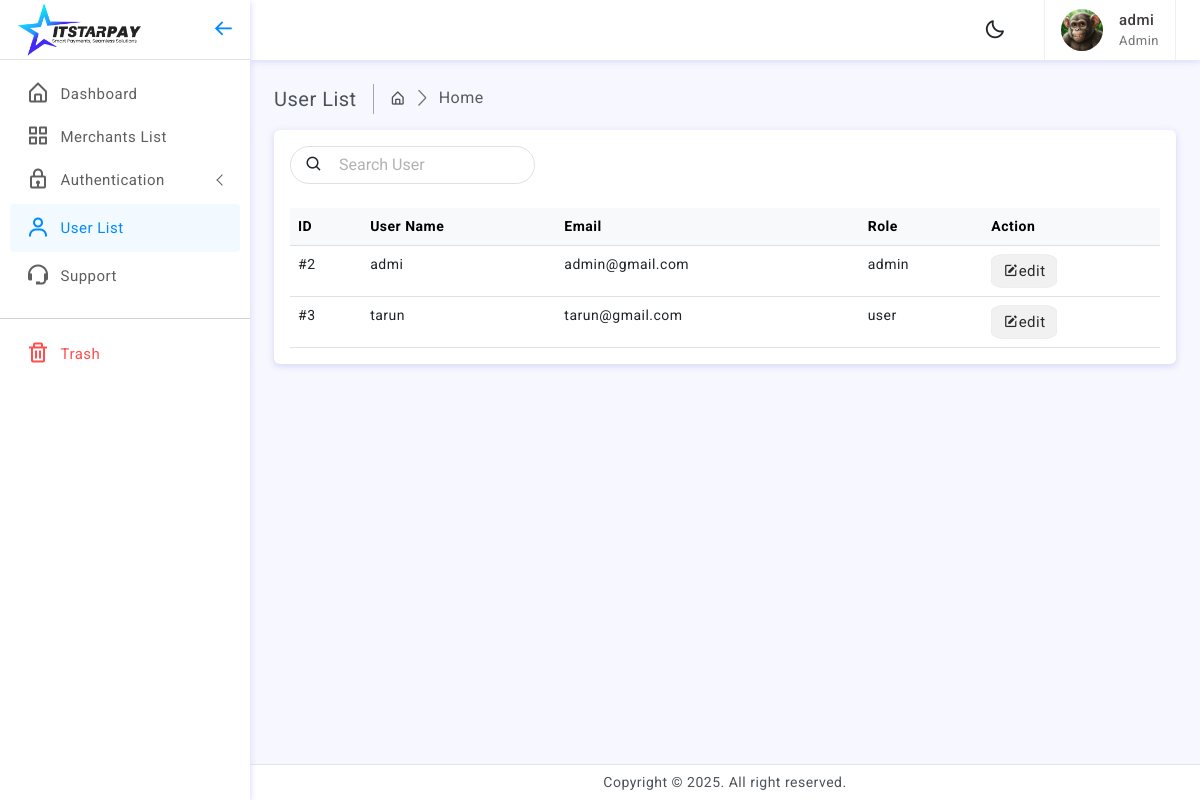
The page /user.php (signed in) on the database its author committed.
### tables this page shows
CREATE TABLE `users` (
  `id` int(11) NOT NULL,
  `username` varchar(100) NOT NULL,
  `email` varchar(255) NOT NULL,
  `password` varchar(255) NOT NULL,
  `created_at` timestamp NOT NULL DEFAULT current_timestamp(),
  `role` text NOT NULL DEFAULT 'user',
  `created_by` text NOT NULL
);

### user.php (the view, shortened to what this page needs)
<?php
include 'db.php';
$query = "SELECT id, username, email, role FROM users";
$result = mysqli_query($mysqli, $query);
?>
<?php include 'template/header.php'; ?>
<div class="wrapper">
	<?php include 'template/sidebar-header.php'; ?>
	<div class="page-wrapper">
		<div class="page-content">
			<div class="page-breadcrumb d-none d-sm-flex align-items-center mb-3">
				<div class="breadcrumb-title pe-3">User List</div>
				<div class="ps-3">
					<nav aria-label="breadcrumb">
						<ol class="breadcrumb mb-0 p-0">
							<li class="breadcrumb-item"><i class="bx bx-home-alt"></i></li>
							<li class="breadcrumb-item active" aria-current="page">Home</li>
						</ol>
					</nav>
				</div>
			</div>
			<div class="card">
				<div class="card-body">
					<div class="d-lg-flex align-items-center mb-4 gap-3">
						<div class="position-relative">
							<input type="text" class="form-control ps-5 radius-30" placeholder="Search User" id="searchInput">
							<span class="position-absolute top-50 product-show translate-middle-y">
								<i class="bx bx-search"></i>
							</span>
						</div>
					</div>
					<div class="table-responsive">
						<table class="table mb-0">
							<thead class="table-light">
								<tr>
									<th>ID</th>
									<th>User Name</th>
									<th>Email</th>
                                    <th>Role</th>
                                    <th>Action</th>
								</tr>
							</thead>
							<tbody id="userlist">
								<?php
								if ($result && mysqli_num_rows($result) > 0) {
									while ($row = mysqli_fetch_assoc($result)) {
										echo "<tr>
											<td>#{$row['id']}</td>
											<td>{$row['username']}</td>
											<td>{$row['email']}</td>
                                            <td>{$row['role']}</td>
                                            <td>
											<div class='d-flex order-actions'>
											<a href='update_user.php?id={$row['id']}' target='_blank'><i class='bx bxs-edit'></i>edit</a>
											</div>
										</td>
										</tr>";
									}
								} else {
									echo "<tr><td colspan='4'>No users found.</td></tr>";
								}
								?>
							</tbody>
						</table>
					</div>
				</div>
			</div>
		</div>
	</div>
	<?php include 'template/footer-copyright.php'; ?>
	<?php include 'template/footer.php'; ?>

### template/header.php (shortened to what this page needs)
<!doctype html>
<html lang="en">
<head>
	<link href="assets/plugins/vectormap/jquery-jvectormap-2.0.2.css" rel="stylesheet"/>
	<link href="assets/plugins/simplebar/css/simplebar.css" rel="stylesheet" />
	<link href="assets/plugins/perfect-scrollbar/css/perfect-scrollbar.css" rel="stylesheet" />
	<link href="assets/plugins/metismenu/css/metisMenu.min.css" rel="stylesheet"/>
	<link href="assets/css/pace.min.css" rel="stylesheet"/>
	<link href="assets/css/bootstrap.min.css" rel="stylesheet">
	<link href="assets/css/bootstrap-extended.css" rel="stylesheet">
	<link href="assets/css/app.css" rel="stylesheet">
	<link href="assets/css/icons.css" rel="stylesheet">
	<link rel="stylesheet" href="assets/css/dark-theme.css"/>
	<link rel="stylesheet" href="assets/css/semi-dark.css"/>
	<link rel="stylesheet" href="assets/css/header-colors.css"/>
</head>
<body>

### template/sidebar-header.php (shortened to what this page needs)
	<div class="wrapper">
		<div class="sidebar-wrapper" data-simplebar="true">
			<div class="sidebar-header">
				<div>
					<img src="assets/images/logo-img.png" class="logo-icon" alt="logo icon">
				</div>
				<div class="toggle-icon ms-auto"><i class='bx bx-arrow-back'></i>
				</div>
			</div>
			<ul class="metismenu" id="menu">
				<li>
					<a href="index.php">
						<div class="parent-icon"><i class='bx bx-home-alt'></i>
						</div>
						<div class="menu-title">Dashboard</div>
					</a>
				</li>
				<li>
					<a href="merchants-list.php">
						<div class="parent-icon"><i class='bx bx-grid-alt'></i>
						</div>
						<div class="menu-title">Merchants List</div>
					</a>
				</li>
				<?php if (isset($_SESSION['user']) && $_SESSION['user']['role'] === 'admin'): ?>
					<li>
						<a class="has-arrow" href="#">
							<div class="parent-icon"><i class="bx bx-lock"></i>
							</div>
							<div class="menu-title">Authentication</div>
						</a>
			</li>
				<li>
								<a href="user.php" target="_blank">
									<i class='bx bx-user'  style="font-size: 24px;"></i> <div class="menu-title">User List</div>
								</a>
							</li>
		<?php endif; ?>
		<li>
			<a href="https://itstarpay.com/contact-us/">
				<div class="parent-icon"><i class="bx bx-support"></i>
				</div>
				<div class="menu-title">Support</div>
			</a>
		</li>
		</ul>
		<hr class="mt-2">
<?php if (isset($_SESSION['user']) && $_SESSION['user']['role'] === 'admin'): ?>
		<ul class="metismenu" id="menu1" style="margin-top: -15px !important;">
			<li>
				<a href="trash.php" style="color:#ff4e4e;">
					<div class="parent-icon"><i class="bx bx-trash"></i>
					</div>
					<div class="menu-title">Trash</div>
				</a>
			</li>
		</ul>
<?php endif; ?>
		</div>
		<header>
			<div class="topbar d-flex align-items-center">
				<nav class="navbar navbar-expand gap-3">
					<div class="top-menu ms-auto">
						<ul class="navbar-nav align-items-center gap-1">
							<li class="nav-item dark-mode d-none d-sm-flex">
								<a class="nav-link dark-mode-icon" href="javascript:;"><i class='bx bx-moon'></i>
								</a>
							</li>
						</ul>
					</div>
					<div class="user-box dropdown px-3">
						<a class="d-flex align-items-center nav-link dropdown-toggle gap-3 dropdown-toggle-nocaret" href="#" role="button" data-bs-toggle="dropdown" aria-expanded="false">
							<img src="assets/images/user.webp" class="user-img" alt="user avatar">
							<div class="user-info">
								<p class="user-name mb-0">
									<?php echo isset($_SESSION['user']['username']) ? htmlspecialchars($_SESSION['user']['username']) : 'Guest'; ?>
								</p>
								<p class="designattion mb-0">
									<?php echo isset($_SESSION['user']['role']) ? ucfirst(htmlspecialchars($_SESSION['user']['role'])) : 'Unknown Role'; ?>
								</p>
							</div>
						</a>
					</div>
				</nav>
			</div>
		</header>

### template/footer-copyright.php
<footer class="page-footer">
		<p class="mb-0">Copyright © 2025. All right reserved.</p>
	</footer>

### template/footer.php (shortened to what this page needs)
</body>
</html>

### rows shown on the page
users: id "2", username "admi", email "admin@gmail.com", role "admin"
users: id "3", username "tarun", email "tarun@gmail.com", role "user"

### other values the page prints
$_SESSION['user']['username'] "admi"
$_SESSION['user']['role'] "Admin"
